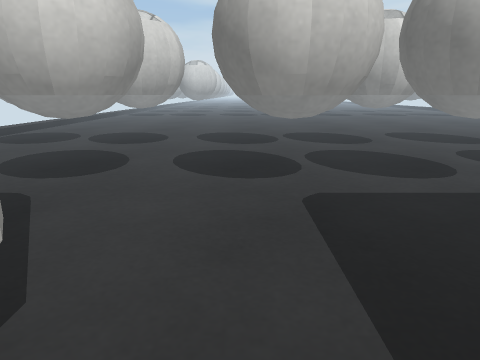
view 1 (above)

24 first-person views from a walk through a Unity game level. The camera is 0.55 m above the floor, tilts 14° down and sees 70° across. The floor is counted in squares, 0.25 m on a side. Each view is taken from the middle of a square. On the plan, view 1 faces up. The plan holds only what a view shows up to about 19 squares ahead; the rest is blank. The place goes on beyond the plan. The player is left out. Surface patterns are stand-ins for the level's own textures.

view 2
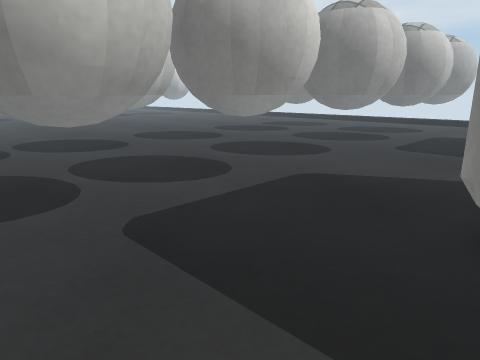

view 3
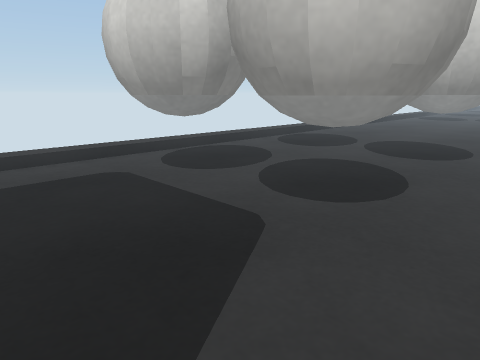

view 4
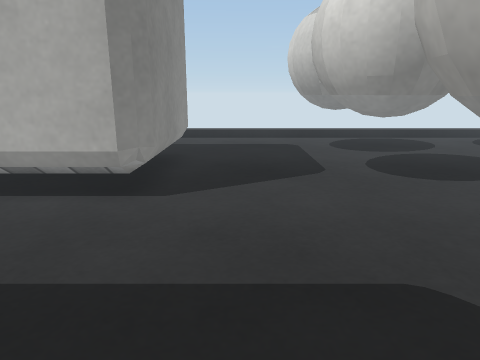

view 5
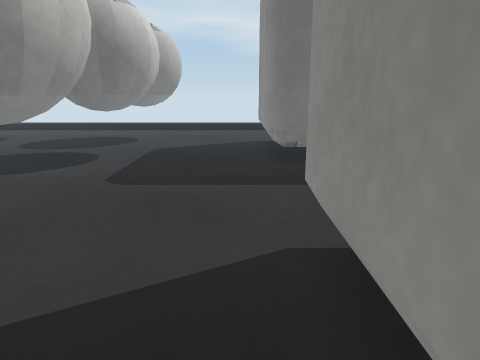

view 6
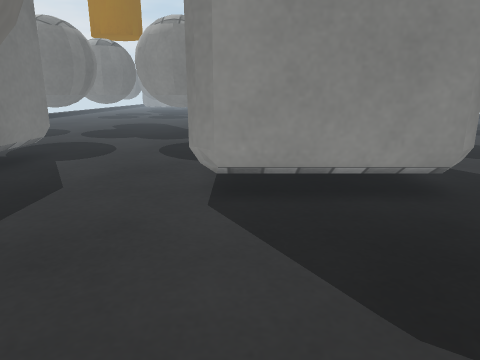

view 7
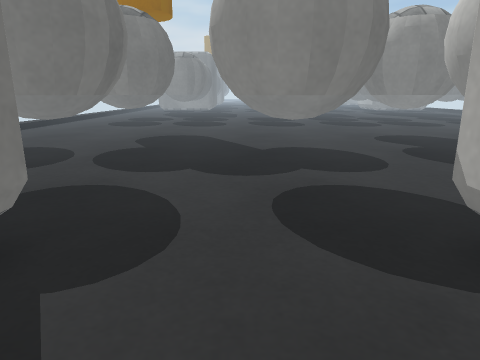

view 8
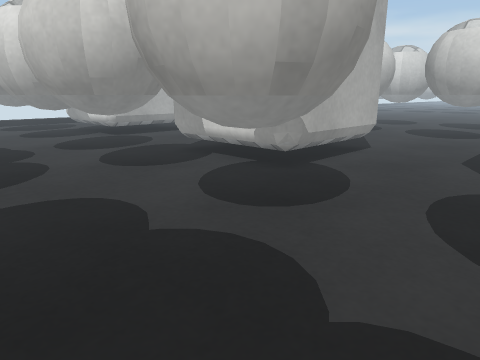

view 9
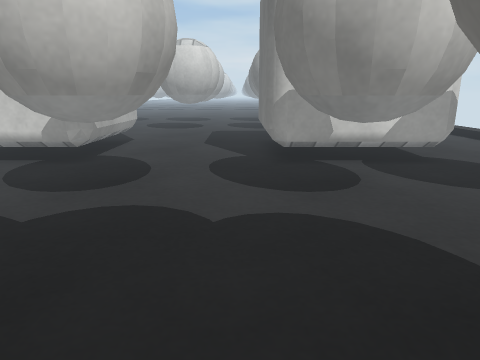

view 10
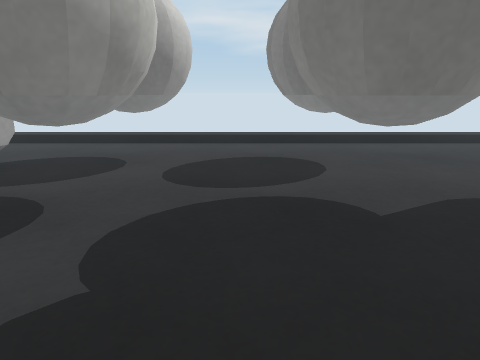

view 11
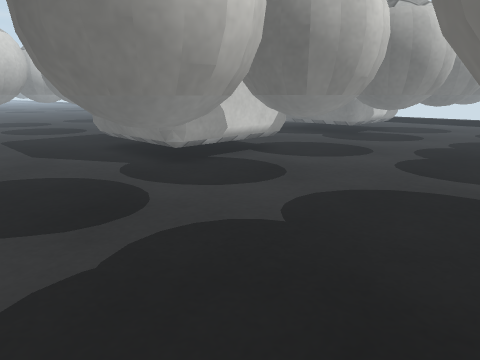

view 12
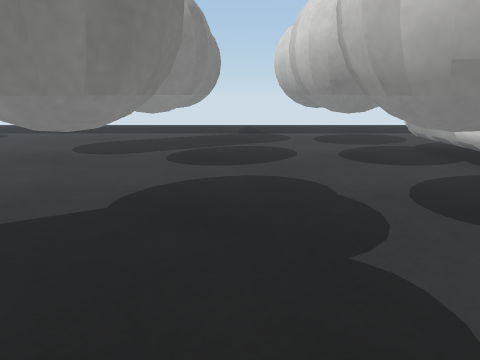

view 13
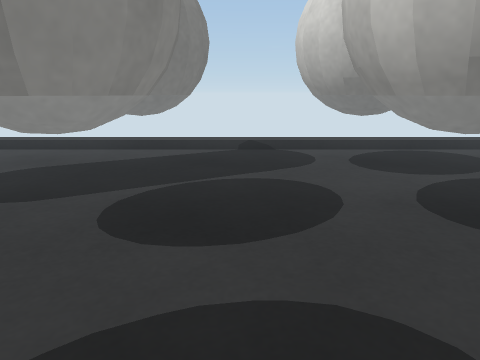

view 14
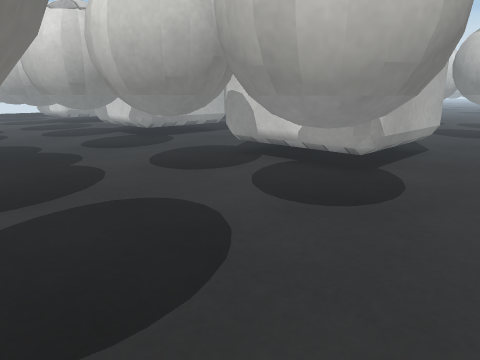

view 15
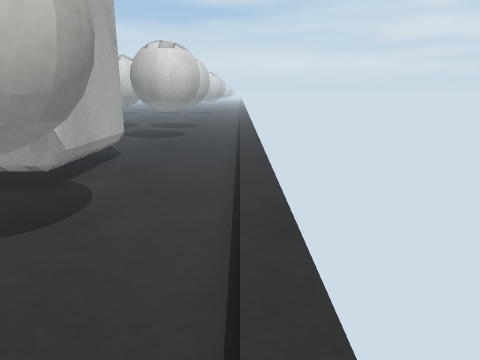

view 16
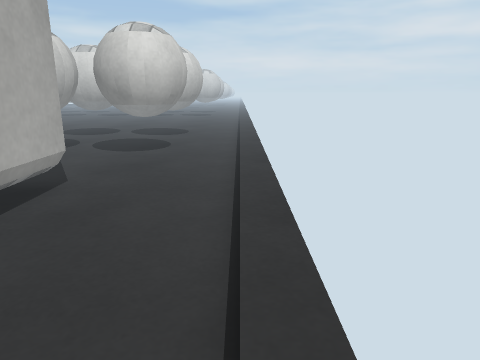

view 17
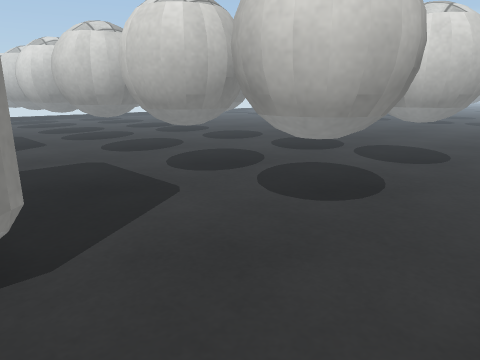

view 18
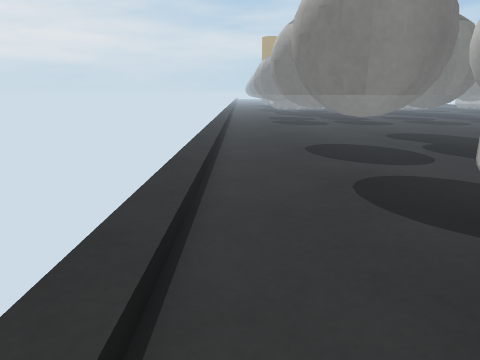

view 19
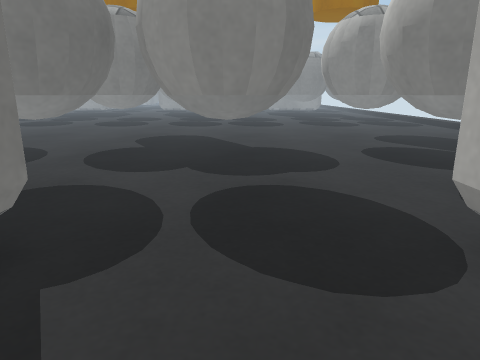

view 20
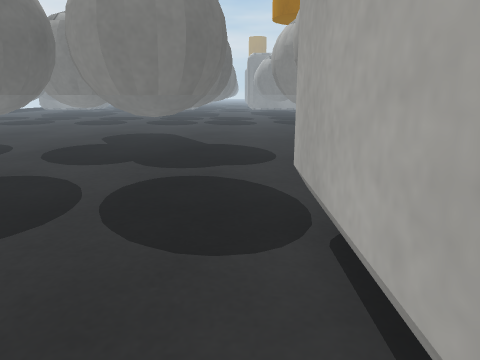

view 21
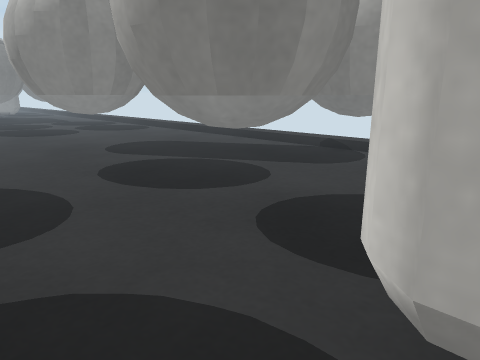

view 22
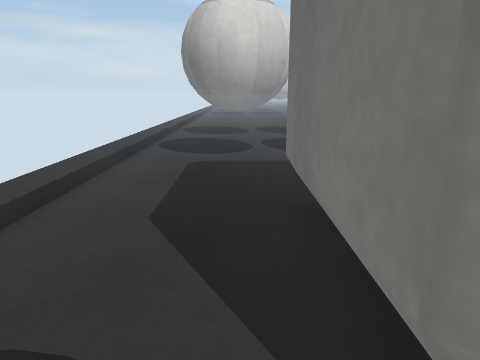

view 23
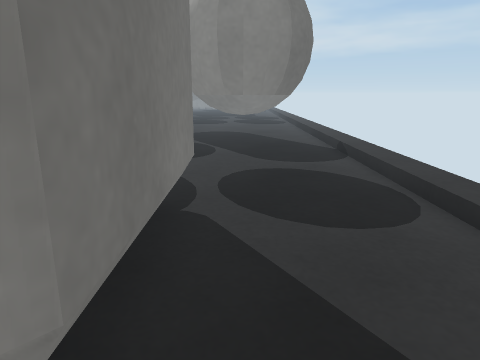

view 24
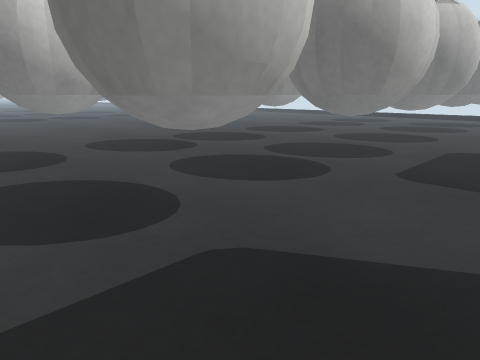

### Floor plan
Key: @ floor where view 1 was taken; # wall or solid block; . floor; / step, stairs or slope; B white ball.
Columns run from 12 left of view 1 to 27 right of it. Each row starts with its distance up from view 1.
 15       BBBBB      BBB              BBB
 14 ..   .BBBB..    .BBB..    ..      BBB.
 13 ......................................
 12 ......................................./
 11 ..   ..  ....  ..   ...  ....  ...  .../
 10 .   B   BB..BB  BB   .BB B.. B B.    ../
  9 .B BBBBBBBBBBB  BBBBB.BBBBB.BBBBB BBBB./
  8 .BBBBBBBBB.BBBBBBBBBB.BBBBB.BBBBBBBBBB./
  7 ..BBB..BBB..BBB..BBB...BBB...BBB..BBB../
  6 ......................................./
  5 ......................................./
  4 ......................................./
  3 ....#######.....#######.....#######..../
  2 ....#     #.....#     #.....#     #..../
  1 ....#     #.....#     #.....#     #..../
  0 ....#     #.@...#     #.....#     #..../
 -1 ....#     #.....#     #.....#     #..../
 -2 ....#     #.....#     #.....#     #..../
 -3 ....#######.....#######.....#######..../
 -4 ......................................./
 -5 .BBBB. BBB..BBBB.BBB..BBBB..BBBB.BBBB../
 -6 .BBBBB BBBBBBBBBBBBBB.BBBBB.BBBBB BBBB./
 -7 .  BBB BBBBBBBBBBBBBB.BBBBB.BBBBBBBBBB./
 -8 .. BB. BBB..BBBB.BBB..BBBB..BBBB.BBBB../
 -9 ......................................./
-10 ......................................./
-11 .. BB..BBB..BBB..BBB...   ...BB ..BBB../
-12    BB BBBB.BBBBBBBBBB.     .BBB  BBBBB./
-13    BB   BBBBB BBBBBBB.     .BBB   BBBB./
-14           ..               .BB       ../

Where each view was taken, in squares from view 1:
view 1: 0 up, 0 right, facing up
view 2: 2 up, 1 left, facing up-right
view 3: 3 up, 1 left, facing up-left
view 4: 5 up, 5 right, facing left
view 5: 4 up, 5 right, facing right
view 6: 10 up, 9 right, facing down
view 7: 2 up, 13 right, facing down
view 8: 11 down, 16 right, facing up-left
view 9: 14 down, 15 right, facing up
view 10: 10 down, 11 right, facing right
view 11: 12 down, 2 left, facing up-right
view 12: 10 down, 7 right, facing left
view 13: 10 down, 1 right, facing left
view 14: 12 down, 26 right, facing up-left
view 15: 12 down, 27 right, facing up
view 16: 7 down, 27 right, facing up
view 17: 2 up, 27 right, facing up-left
view 18: 3 up, 26 right, facing down
view 19: 2 up, 1 right, facing down
view 20: 3 up, 1 left, facing down
view 21: 2 down, 0 right, facing down-left
view 22: 4 down, 9 left, facing up
view 23: 4 up, 9 left, facing down
view 24: 4 up, 8 left, facing up-right
